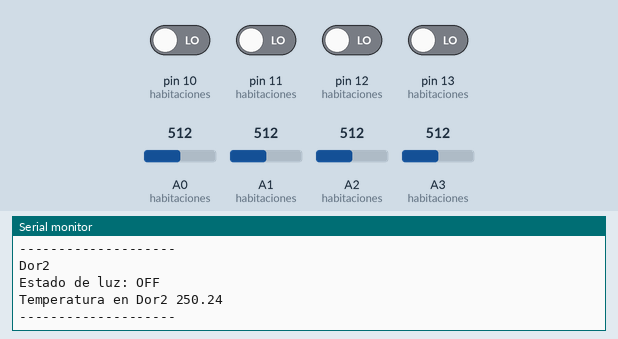
The sketch below on a simulated Arduino Uno, built with avr-gcc and run on an emulated ATmega328P. Shown: the last lines printed to the serial monitor. The inputs (shaded band) are chosen by the test bench; at power-on: pin 10 (habitaciones), pin 11 (habitaciones), pin 12 (habitaciones), pin 13 (habitaciones) LOW, A0 (habitaciones) = 512, A1 (habitaciones) = 512, A2 (habitaciones) = 512, A3 (habitaciones) = 512.

Above: at 10.8 s.
10.9 s: pin 10 (habitaciones) driven HIGH
21.8 s: A0 (habitaciones) set to 716
At 30.8 s:
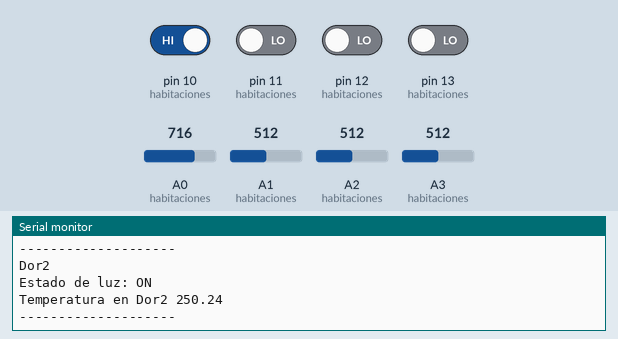
31.8 s: A1 (habitaciones) set to 716
41.8 s: A2 (habitaciones) set to 716
51.8 s: A3 (habitaciones) set to 716
At 60.9 s:
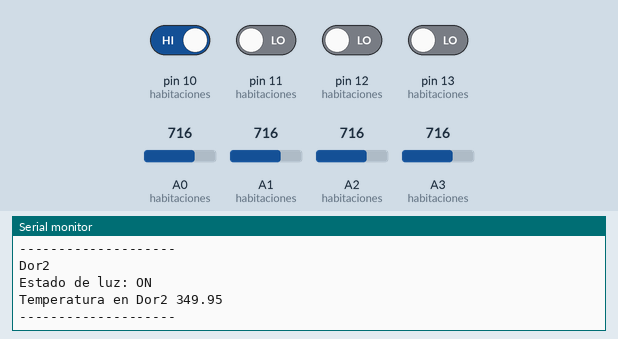
61.8 s: A0 (habitaciones) set to 992
Timing chart, 0 to 64.8 s (numbered marks = the images above; inputs shaded):
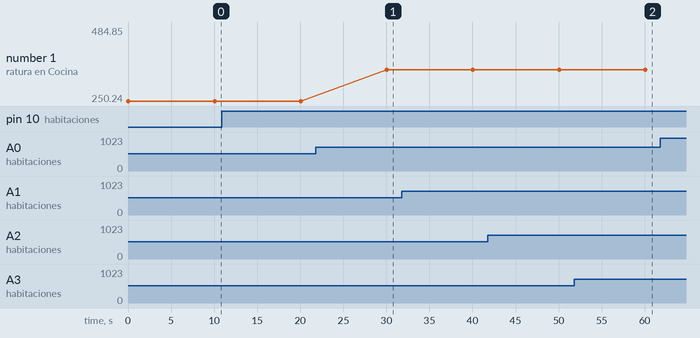

The sketch:

02_luces_estructuras.ino
```cpp
struct Habitacion {
  String nombre;
  int pin_sensor;
  int pin_interruptor;
  int pin_luz;
  bool estado_luz;
  String estado_luz_texto;
  float temperatura;
};

Habitacion habitaciones[4] = {
  { "Cocina", A0, 13, 7, 0, "OFF", 0 },
  { "Living", A1, 12, 6, 0, "OFF", 0 },
  { "Dor1", A2, 11, 5, 0, "OFF", 0 },
  { "Dor2", A3, 10, 4, 0, "OFF", 0 }
};

void leer_sensores() {
  for (int i = 0; i < 4; i++) {
    habitaciones[i].temperatura = ((analogRead(habitaciones[i].pin_sensor) * 5000.0) / 1023) / 10;
    habitaciones[i].estado_luz = digitalRead(habitaciones[i].pin_interruptor);
    digitalWrite(habitaciones[i].pin_luz, habitaciones[i].estado_luz);
  }
}

void mostrar_habitaciones() {
  leer_sensores();
  for (int i = 0; i < 4; i++) {
    if (habitaciones[i].estado_luz) habitaciones[i].estado_luz_texto = "ON";
    else habitaciones[i].estado_luz_texto = "OFF";
    Serial.println("--------------------");
    Serial.println(habitaciones[i].nombre);
    Serial.print("Estado de luz: ");
    Serial.println(habitaciones[i].estado_luz_texto);
    Serial.print("Temperatura en ");
    Serial.print(habitaciones[i].nombre);
    Serial.print(" ");
    Serial.println(habitaciones[i].temperatura);
    Serial.println("--------------------");
  }
}

void setup() {
  Serial.begin(9600);
}

void loop() {
  if (millis() % 10000 == 0) mostrar_habitaciones();
}
```

Measured:
- after the input at 21.8 s, the serial monitor: prints a new line after 8.3 s (image 1)
- after the input at 51.8 s, the serial monitor: prints a new line after 8.6 s (image 2)
- plotted number 1: 250.24 → 349.95 after the input at 21.8 s, 349.95 → 484.85 after the input at 61.8 s
